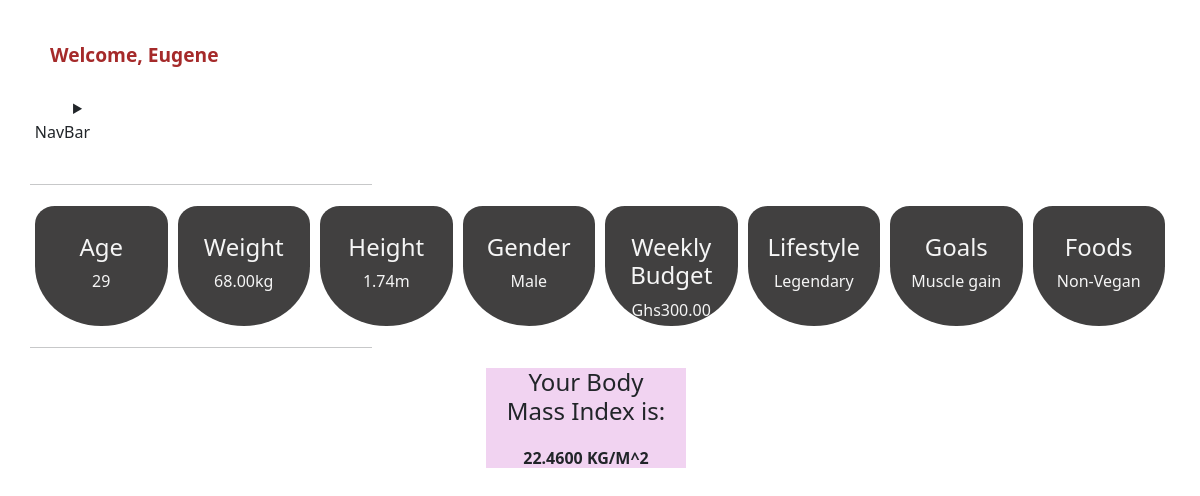
The page /index (signed in) on the database as committed earlier.
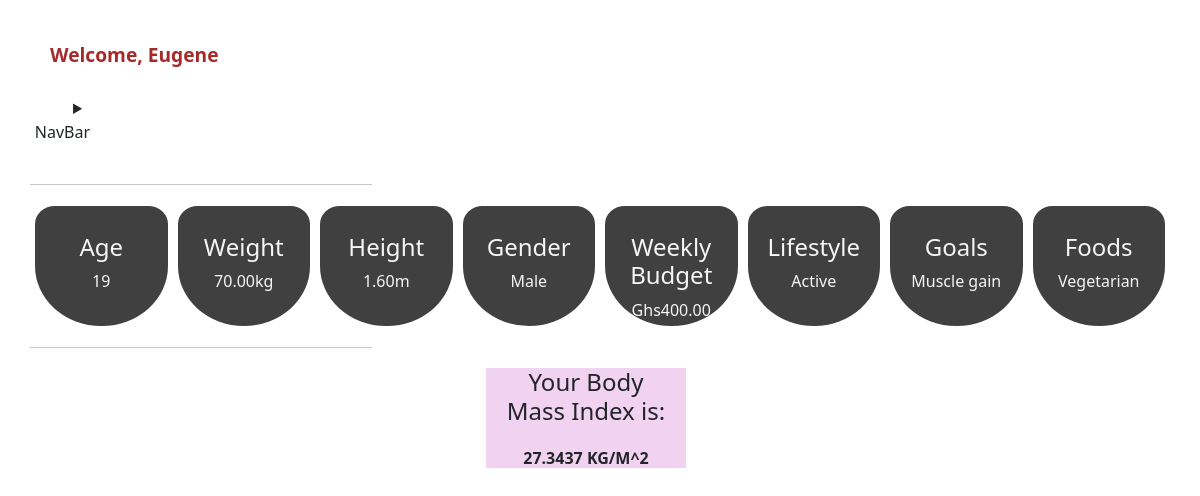
The same page on the database as committed later.
### diet_planapp/models.py (models this page shows, shortened)
class fill_formModel(models.Model):
    user = models.OneToOneField(User, on_delete=models.CASCADE, null=True, default=User)
    age = models.IntegerField(blank=False)
    height = models.FloatField(blank=False)
    weight = models.FloatField(blank=False)
    weekly_budget = models.IntegerField(blank=False)
    gender = models.CharField(max_length=50, blank=False)
    lifestyle = models.CharField(max_length=50, blank=False)
    goals = models.CharField(max_length=50, blank=False)
    foods = models.CharField(max_length=50, blank=False)
    is_active=models.BooleanField(default=True)

### diet_planapp/views.py (the view)
# urls.py: path(r'index', index, name='index'),
def index(request):
    try:
        form_items= fill_formModel.objects.get(user=request.user)
        BMI =form_items.weight / (form_items.height*form_items.height)
        context= {
            'form_items':form_items,
            'bmi':BMI,
        }
        return render(request, 'index.html', context)
    except form_items.DoesNotExist:
        return redirect('login')

### templates/index.html (shortened to what this page needs)
<!DOCTYPE html>
{% load static %}
<html lang="en">
<head>
    <link rel="stylesheet" href="{% static 'css/index.css'%}">
    <link href="https://cdn.jsdelivr.net/npm/bootstrap@5.1.3/dist/css/bootstrap.min.css"
    rel="stylesheet"
>
</head>
<body style="background:url();">
    <section id="Header">
        <div class="User-Message">
            {% if user.is_authenticated %}
            <p>Welcome, {{user.username}}</p>
            {% else %}
            <p>Welcome to the homepage</p>
            {% endif %}
        </div>
        <details>
            <summary style="width: 60px;">NavBar</summary>
        </details>
        </section>
    {% block content %}
        {% if user.is_authenticated %}
        <br>
        <hr>
        <div class="user-info">
            <div class="form-input">
                <h4>Age</h4>
                <p>{{form_items.age}}</p>
            </div>
            <div class="form-input">
                <h4>Weight</h4>
                <p>{{form_items.weight|floatformat:2}}kg</p>
            </div>
            <div class="form-input">
                <h4>Height</h4>
                <p>{{form_items.height|floatformat:2}}m</p>
            </div>
            <div class="form-input">
                <h4>Gender</h4>
                <p>{{form_items.gender}}</p>
            </div>
            <div class="form-input">
                <h4>Weekly Budget</h4>
                <p>Ghs{{form_items.weekly_budget|floatformat:2}}</p>
            </div>
            <div class="form-input">
                <h4>Lifestyle</h4>
                <p>{{form_items.lifestyle}}</p>
            </div>
            <div class="form-input">
                <h4>Goals</h4>
                <p>{{form_items.goals}}</p>
            </div>
            <div class="form-input">
                <h4>Foods</h4>
                <p>{{form_items.foods}}</p><br>
            </div>
        </div>
         <br>
        <hr>
        <div class="BMI-Index">
            <strong>
                <h4>Your Body Mass Index is:</h4>
                <p>{{bmi|floatformat:4}} KG/M^2</p>
                {% else %}
                <p>Welcome to the homepage</p>
                {% endif %}
            </strong>
        </div>
        {% endblock content %}
</body>
</html>

### Diet/static/css/index.css (style rules this page uses)
* { padding: 0; margin: 0; box-sizing: border-box; }
body { padding: 30px; margin: 30px; background:linear-gradient(to bottom, rgb(177, 228, 212), rgb(196, 238, 198), rgb(227, 185, 243)), no-repeat; }
#Header { text-align: right; display: inline; }
.User-Message { display: inline-flex; justify-content: flex-start; flex-wrap: wrap; line-height: 50px; color: brown; font-weight: bold; font-size: larger; }
.user-info { width: 100%; display: inline-flex; justify-items: center; }
.form-input { margin: 5px; width: 150px; height: 120px; text-align: center; cursor: pointer; background: rgb(65, 64, 64); color: whitesmoke; border-radius: 15% 15% 50% 50%; }
.form-input h4 { margin-top: 20%; }
hr { color: wheat; margin-top: 50px; width: 30%; }
.BMI-Index { margin-left: 40%; width: 200px; height: 100px; background: rgb(241, 211, 241); }
.BMI-Index h4, p { text-align: center; margin: 20px; }

Rows that differ between the two databases and show on the page:
changed fill_formModel "Male": age "29" → "19"; weight "68.00" → "70.00"; height "1.74" → "1.60"; weekly_budget "300.00" → "400.00"; lifestyle "Legendary" → "Active"; foods "Non-Vegan" → "Vegetarian"
Other text that changed with them:
{{ bmi|floatformat:4 }}: "22.4600" → "27.3437"
